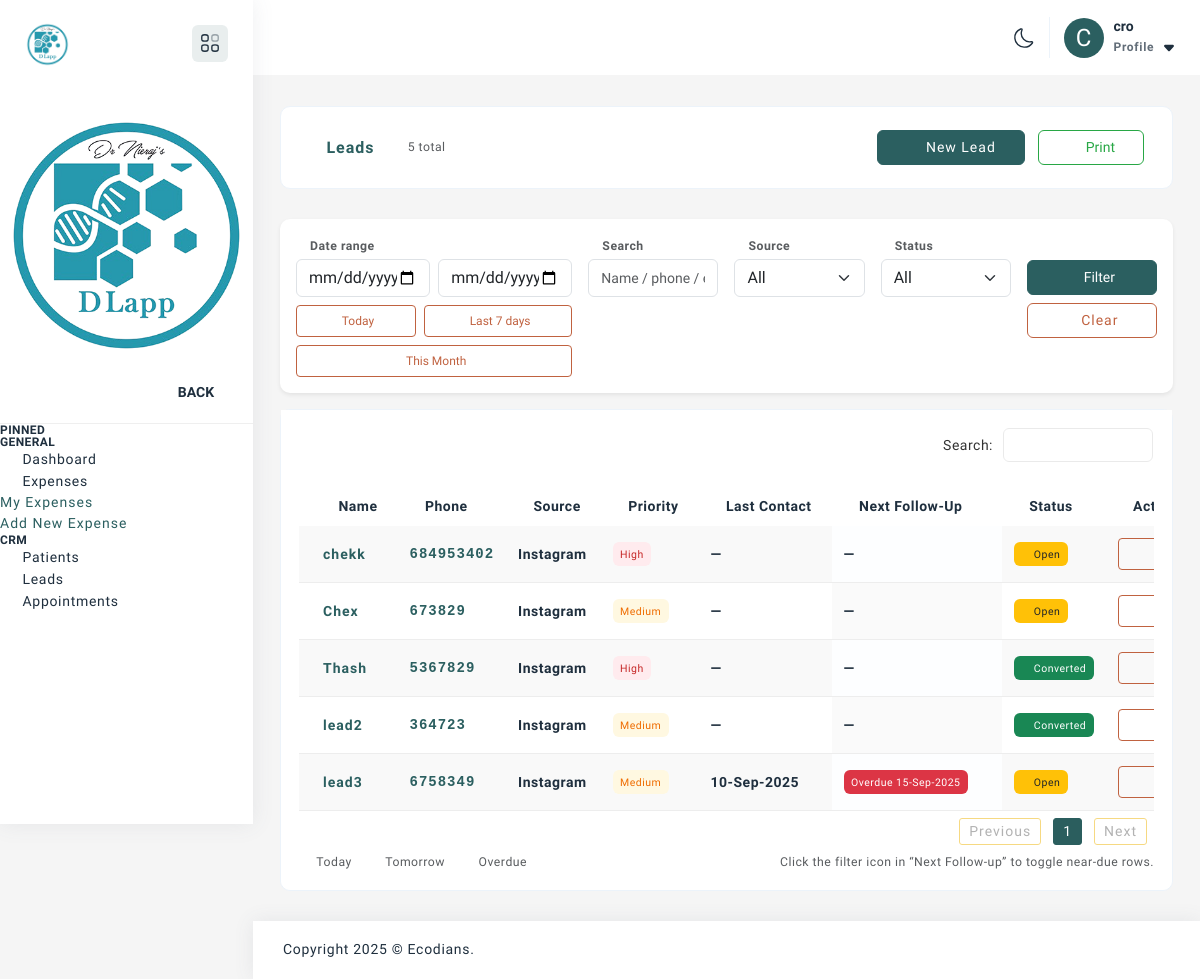
Page /leads/ (signed in) on the committed database.
### core/models.py (models this page shows, shortened)
class User(AbstractUser):
    USER_TYPE_CHOICES = [
        ('doctor', 'Doctor'),
        ('consulting_doctor', 'Consulting Doctor'),
        ('super_user', 'Super User'),
        ('operation_manager', 'Operation Manager'),
        ('pharmacy_manager', 'Pharmacy Manager'),
        ('receptionist', 'Receptionist'),
        ('staff', 'Staff'),
        ('cro', 'CRO'),
    ]
    id = models.UUIDField(primary_key=True, default=uuid.uuid4, editable=False)
    user_type = models.CharField(max_length=20, choices=USER_TYPE_CHOICES)
    phone_regex = RegexValidator(regex=r'^\+?1?\d{9,15}$')
    phone_number = models.CharField(validators=[phone_regex], max_length=17, blank=True)
    address = models.TextField(blank=True)
    is_active = models.BooleanField(default=True)
    created_at = models.DateTimeField(auto_now_add=True)
    created_by = models.ForeignKey('self', on_delete=models.SET_NULL, null=True, blank=True)
    class Meta:
        db_table = 'users'

class Lead(models.Model):
    LEAD_SOURCE_CHOICES = [
        ('instagram', 'Instagram'),
        ('youtube', 'YouTube'),
        ('facebook', 'Facebook'),
        ('website', 'Website'),
        ('referral', 'Referral'),
    ]
    PRIORITY_CHOICES = [
        ('low', 'Low'),
        ('medium', 'Medium'),
        ('high', 'High'),
        ('urgent', 'Urgent'),
    ]
    id = models.UUIDField(primary_key=True, default=uuid.uuid4, editable=False)
    name = models.CharField(max_length=200)
    phone_number = models.CharField(max_length=17)
    email = models.EmailField(blank=True)
    age = models.PositiveIntegerField(null=True, blank=True)
    location = models.CharField(max_length=200, blank=True)
    lead_source = models.ForeignKey(LeadSource, on_delete=models.SET_NULL, null=True)
    priority = models.CharField(max_length=10, choices=PRIORITY_CHOICES, default='medium')
    last_contact_date = models.DateField(null=True, blank=True)
    next_followup_date = models.DateField(null=True, blank=True)
    converted_patient = models.OneToOneField(Patient, on_delete=models.SET_NULL, null=True, blank=True)
    conversion_date = models.DateField(null=True, blank=True)
    notes = models.TextField(blank=True)
    created_at = models.DateTimeField(auto_now_add=True)
    created_by = models.ForeignKey(User, on_delete=models.SET_NULL, null=True, related_name='created_leads')
    class Meta:
        db_table = 'leads'
        ordering = ['-created_at']

class LeadSource(models.Model):
    name = models.CharField(max_length=100, unique=True)
    description = models.TextField(blank=True)
    is_active = models.BooleanField(default=True)
    class Meta:
        db_table = 'lead_sources'

### core/views.py (the view)
# urls.py: path('leads/', v.lead_list, name='lead_list'),
@group_required('CRO','OperationsManager', 'Doctor')
def lead_list(request):
    q       = request.GET.get('q', '').strip()
    src     = request.GET.get('source', '').strip()
    pri     = request.GET.get('priority', '').strip()
    status  = request.GET.get('status', '').strip()
    from_s  = request.GET.get('from', '').strip()
    to_s    = request.GET.get('to', '').strip()
    qs = (Lead.objects
          .select_related('lead_source', 'converted_patient')
          .order_by('-created_at'))
    if q:
        qs = qs.filter(
            Q(name__icontains=q) |
            Q(phone_number__icontains=q) |
            Q(email__icontains=q)
        )
    if src:
        qs = qs.filter(lead_source_id=src)
    if pri:
        qs = qs.filter(priority=pri)
    if status == 'open':
        qs = qs.filter(converted_patient__isnull=True)
    elif status == 'converted':
        qs = qs.filter(converted_patient__isnull=False)
    def parse_d(s):
        try:
            return datetime.strptime(s, '%Y-%m-%d').date()
        except (TypeError, ValueError):
            return None
    d_from = parse_d(from_s)
    d_to   = parse_d(to_s)
    qs = apply_date_range(qs, 'created_at', d_from, d_to)
    ctx = {
        'leads': qs,
        'sources': LeadSource.objects.filter(is_active=True).order_by('name'),
        'priorities': dict(Lead.PRIORITY_CHOICES),
        'selected': {
            'q': q, 'source': src, 'priority': pri, 'status': status,
            'from': d_from, 'to': d_to,
        },
    }
    return render(request, 'leads/list.html', ctx)

### templates/leads/list.html (shortened to what this page needs)
{% extends 'base.html' %}
{% block content %}
<div class="container-fluid default-dashboard">
  <div class="row">
    <div class="col-12 project-list d-print-none">
      <div class="card">
        <div class="row align-items-center">
          <div class="col-12 p-2 d-flex flex-wrap justify-content-between align-items-center gap-2">
            <ul class="nav nav-tabs border-tab d-flex align-items-center" role="tablist">
              <li class="nav-item">
                <a class="nav-link active" href="#" role="tab" aria-selected="true">
                  <i class="fa fa-user-plus me-2"></i>Leads
                </a>
              </li>
              <li class="nav-item d-flex align-items-center">
                <span class="text-muted small ms-2">
                  <i class="fa fa-database me-1"></i>{{ leads|length }} total
                </span>
              </li>
            </ul>
            <div class="d-flex align-items-center gap-2">
              <a class="btn btn-primary" href="{% url 'lead_create' %}">
                <i class="fa fa-plus-square me-2"></i>New Lead
              </a>
              <button type="button" class="btn btn-outline-success" onclick="printLeads()">
                <i class="fa fa-print me-2"></i>Print
              </button>
            </div>
          </div>
        </div>
      </div>
    </div>
    <div class="col-12 d-print-none">
      <form class="card p-3 mb-3 shadow-sm border-0" method="get" id="filterForm">
        <div class="row g-3">
          <div class="col-12 col-md-6 col-lg-4">
            <label class="form-label small text-muted mb-1">
              <i class="fa fa-calendar me-1"></i>Date range
            </label>
            <div class="row g-2">
              <div class="col-6">
                <input type="date" class="form-control" name="from"
                      value="{{ selected.from|date:'Y-m-d' }}">
              </div>
              <div class="col-6">
                <input type="date" class="form-control" name="to"
                      value="{{ selected.to|date:'Y-m-d' }}">
              </div>
            </div>
            <div class="d-flex flex-wrap gap-2 mt-2">
              <button class="btn btn-outline-secondary btn-sm flex-fill" type="button" data-range="today">
                Today
              </button>
              <button class="btn btn-outline-secondary btn-sm flex-fill" type="button" data-range="7d">
                Last 7 days
              </button>
              <button class="btn btn-outline-secondary btn-sm flex-fill" type="button" data-range="month">
                This Month
              </button>
            </div>
          </div>
          <div class="col-12 col-sm-6 col-md-4 col-lg-2">
            <label class="form-label small text-muted mb-1">
              <i class="fa fa-search me-1"></i>Search
            </label>
            <input type="text" class="form-control" name="q"
                  placeholder="Name / phone / email"
                  value="{{ selected.q|default:'' }}">
          </div>
          <div class="col-12 col-sm-6 col-md-4 col-lg-2">
            <label class="form-label small text-muted mb-1">
              <i class="fa fa-bullhorn me-1"></i>Source
            </label>
            <select name="source" class="form-select">
              <option value="">All</option>
            </select>
          </div>
          <div class="col-12 col-sm-6 col-md-4 col-lg-2">
            <label class="form-label small text-muted mb-1">
              <i class="fa fa-list me-1"></i>Status
            </label>
            <select name="status" class="form-select">
              <option value="">All</option>
            </select>
          </div>
          <div class="col-12 col-sm-6 col-md-4 col-lg-2">
            <label class="form-label d-none d-md-block mb-1">&nbsp;</label>
            <div class="d-flex gap-2 flex-wrap">
              <button class="btn btn-primary flex-fill" type="submit">
                <i class="fa fa-filter me-1"></i>Filter
              </button>
              <a class="btn btn-outline-secondary flex-fill" href="{% url 'lead_list' %}">
                <i class="fa fa-refresh me-1"></i>Clear
              </a>
            </div>
          </div>
        </div>
      </form>
    </div>
    <div class="col-sm-12">
      <div class="card">
        <div class="card-body">
          <div class="table-responsive custom-scrollbar">
            <table class="display table table-hover align-middle" id="lead-1">
              <thead>
                <tr>
                  <th class="text-nowrap"><i class="fa fa-user me-1"></i>Name</th>
                  <th class="text-nowrap"><i class="fa fa-phone me-1"></i>Phone</th>
                  <th class="text-nowrap"><i class="fa fa-share-alt me-1"></i>Source</th>
                  <th class="text-nowrap"><i class="fa fa-flag me-1"></i>Priority</th>
                  <th class="text-nowrap"><i class="fa fa-clock-o me-1"></i>Last Contact</th>
                  <th class="text-nowrap">
                    <i class="fa fa-calendar me-1"></i>Next Follow-up
                    <i class="fa fa-filter ms-1 text-muted followup-filter"
                       style="cursor:pointer;"
                       title="Filtering: All"></i>
                  </th>
                  <th class="text-nowrap"><i class="fa fa-info-circle me-1"></i>Status</th>
                  <th class="text-nowrap">
                    <i class="fa fa-cogs me-1"></i>Action
                  </th>
                </tr>
              </thead>
              <tbody>
                {% for l in leads %}
                  {% now "U" as now_ts %}
                  {% with follow_ts=l.next_followup_date|date:"U" %}
                  <tr>
                    <td class="text-nowrap">
                      <a class="font-primary text-decoration-none" href="{% url 'lead_detail' l.pk %}">
                        {{ l.name }}
                      </a>
                    </td>
                    <td class="mono">
                      {% if l.phone_number %}
                        <a class="text-decoration-none" href="tel:{{ l.phone_number }}">{{ l.phone_number }}</a>
                      {% else %}&mdash;{% endif %}
                    </td>
                    <td class="text-nowrap">
                      {% if l.lead_source %}{{ l.lead_source.name }}{% else %}&mdash;{% endif %}
                    </td>
                    <td class="text-nowrap">
                      {% with p=l.priority %}
                        {% if p == 'low' %}
                          <span class="badge badge-priority-low">Low</span>
                        {% elif p == 'medium' %}
                          <span class="badge badge-priority-medium">Medium</span>
                        {% elif p == 'high' %}
                          <span class="badge badge-priority-high">High</span>
                        {% elif p == 'urgent' %}
                          <span class="badge badge-priority-urgent">Urgent</span>
                        {% else %}
                          <span class="badge text-bg-secondary">{{ l.get_priority_display }}</span>
                        {% endif %}
                      {% endwith %}
                    </td>
                    <td class="text-nowrap" data-order="{{ l.last_contact_date|date:'U'|default:0 }}">
                      {{ l.last_contact_date|date:"d-M-Y"|default:"—" }}
                    </td>
                    <td class="text-nowrap followup-cell"
                        data-order="{{ follow_ts|default:0 }}">
                      {% if l.next_followup_date %}
                        {% now "d-M-Y" as today_str %}
                        {% with follow_date=l.next_followup_date|date:"d-M-Y" %}
                          {% if follow_date == today_str %}
                            <span class="badge bg-success">Today {{ l.next_followup_date|date:"d-M-Y" }}</span>
                          {% elif follow_ts < now_ts %}
                            <span class="badge bg-danger">Overdue {{ l.next_followup_date|date:"d-M-Y" }}</span>
                          {% elif follow_ts <= now_ts|add:"86400" %}
                            <span class="badge bg-warning text-dark">Tomorrow {{ l.next_followup_date|date:"d-M-Y" }}</span>
                          {% else %}
                            <span class="badge bg-info">{{ l.next_followup_date|date:"d-M-Y" }}</span>
                          {% endif %}
                        {% endwith %}
                      {% else %}
                        —
                      {% endif %}
                    </td>
                    <td class="text-nowrap">
                      {% if l.converted_patient %}
                        <span class="badge text-bg-success"><i class="fa fa-check me-1"></i>Converted</span>
                      {% else %}
                        <span class="badge text-bg-warning text-dark"><i class="fa fa-hourglass-half me-1"></i>Open</span>
                      {% endif %}
                    </td>
                    <td class="text-nowrap">
                      <a class="btn btn-sm btn-outline-secondary" href="{% url 'lead_detail' l.pk %}">
                        <i class="fa fa-eye me-1"></i>View
                      </a>
                    </td>
                  </tr>
                  {% endwith %}
                {% endfor %}
              </tbody>
            </table>
          </div>
          <div class="small text-muted mt-2 d-flex align-items-center gap-3 d-print-none">
            <span><i class="fa fa-square text-success me-1"></i> Today</span>
            <span><i class="fa fa-square text-warning me-1"></i> Tomorrow</span>
            <span><i class="fa fa-square text-danger me-1"></i> Overdue</span>
            <span class="ms-auto d-none d-md-inline">
              <i class="fa fa-filter me-1"></i>
              Click the filter icon in “Next Follow-up” to toggle near-due rows.
            </span>
          </div>
        </div>
      </div>
    </div>
  </div>
</div>
{% load static %}
{% endblock %}

### templates/includes/page_header.html (shortened to what this page needs)
{% load static %}
<div class="page-header">
    <div class="header-wrapper row m-0">
        <div class="nav-right col-xl-8 col-lg-12 col-auto pull-right right-header p-0">
        <ul class="nav-menus">
            <li>
            <div class="mode">
                <svg class="for-light">
                <use href="{% static 'assets/svg/icon-sprite.svg' %}#Sun"></use>
                </svg>
            </div>
            </li>
            <li class="profile-nav onhover-dropdown pe-0 py-0">
            <div class="d-flex align-items-center profile-media">
                <div class="b-r-25 bg-primary text-white d-flex align-items-center justify-content-center" style="width:40px;height:40px;font-size:1.5rem;">
                    {{ request.user.get_full_name|default:''|slice:":1"|upper }}
                </div>
                <div class="flex-grow-1 user"><span>{{ request.user.get_full_name|default:request.user.username  }}</span>
                <p class="mb-0 font-nunito">Profile
                    <svg>
                    <use href="{% static 'assets/svg/icon-sprite.svg' %}#header-arrow-down"></use>
                    </svg>
                </p>
                </div>
            </div>
            </li>
        </ul>
        </div>
    </div>
</div>

### rows in the picture
User: user.get_full_name "C", user.get_full_name "cro"
Lead: name "lead3", phone_number "6758349", lead_source.name "Instagram", priority "Medium", last_contact_date "10-Sep-2025", next_followup_date "15-Sep-2025", shows "Open"
Lead: name "chekk", phone_number "684953402", lead_source.name "Instagram", priority "High", last_contact_date "—", shows "Open"
Lead: name "Chex", phone_number "673829", lead_source.name "Instagram", priority "Medium", last_contact_date "—", shows "Open"
Lead: name "Thash", phone_number "5367829", lead_source.name "Instagram", priority "High", last_contact_date "—", shows "Converted"
Lead: name "lead2", phone_number "364723", lead_source.name "Instagram", priority "Medium", last_contact_date "—", shows "Converted"

### other values in the picture
{{ leads|length }} "5"
